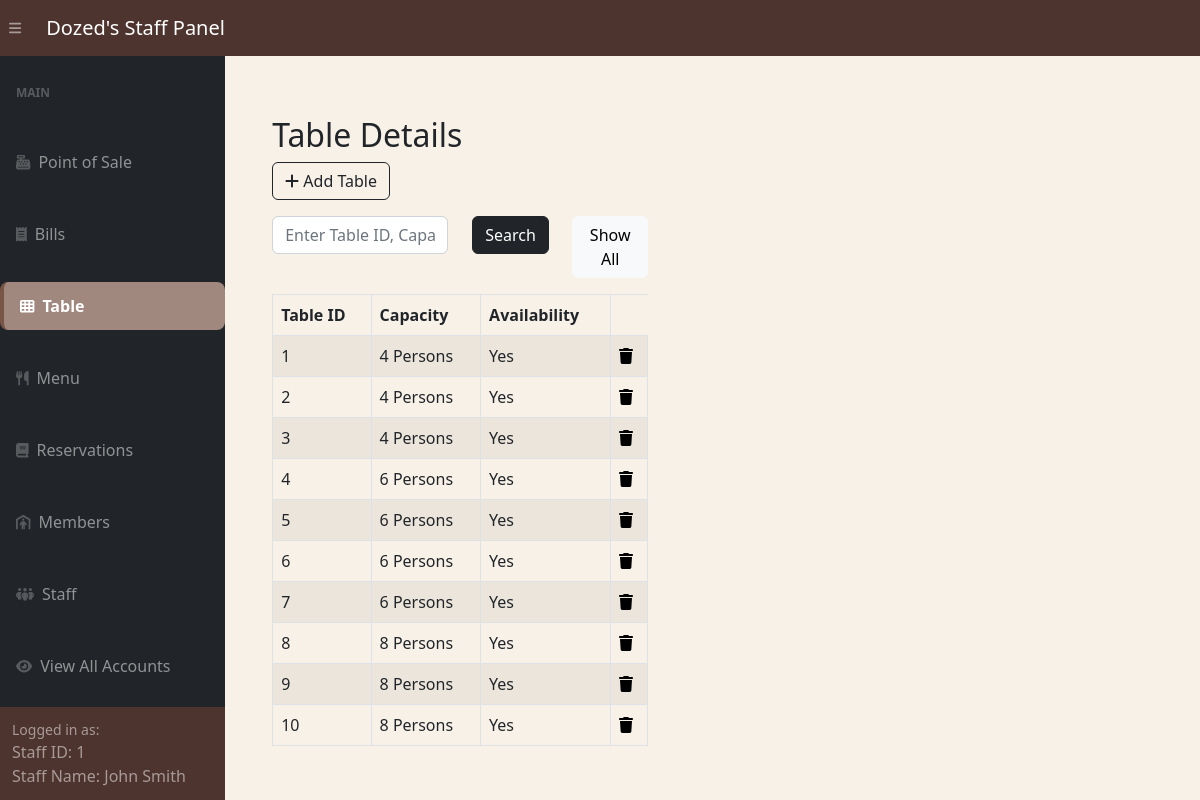
The page /adminSide/panel/table-panel.php (signed in) on the database its author committed.
### tables this page shows
CREATE TABLE IF NOT EXISTS Restaurant_Tables (
  table_id INT PRIMARY KEY AUTO_INCREMENT,
  capacity INT,
  is_available BOOLEAN
);

### adminSide/panel/table-panel.php (the view, shortened to what this page needs)
<?php  include '../inc/dashHeader.php'?>
<div class="wrapper">
        <div class="container-fluid pt-5 pl-600">
            <div class="row">
                <div class="m-50">
                    <div class="mt-5 mb-3">
                        <h2 class="pull-left">Table Details</h2>
                        <a href="../tableCrud/createTable.php" class="btn btn-outline-dark"><i class="fa fa-plus"></i> Add Table</a>
                    </div>
                    <div class="mb-3">
                    <form method="POST" action="#">
                        <div class="row">
                            <div class="col-md-6">
                                <input required type="text" id="search" name="search" class="form-control" placeholder="Enter Table ID, Capacity">
                            </div>
                            <div class="col-md-3" >
                                <button type="submit" class="btn btn-dark">Search</button>
                            </div>
                            <div class="col" style="text-align: right;" >
                                <a href="table-panel.php" class="btn btn-light">Show All</a>
                            </div>
                        </div>
                    </form>
                </div>
                    <?php
                    require_once "../config.php";
                    if (isset($_POST['search'])) {
                    if (!empty($_POST['search'])) {
                        $search = $_POST['search'];
                        $sql = "SELECT *
                                FROM Restaurant_Tables
                                WHERE table_id LIKE '%$search%' OR capacity LIKE '%$search%'
                                ORDER BY table_id;";
                    } else {
                        $sql = "SELECT *
                                FROM Restaurant_Tables
                                ORDER BY table_id;";
                    }
                } else {
                    $sql = "SELECT *
                            FROM Restaurant_Tables
                            ORDER BY table_id;";
                }
                    if($result = mysqli_query($link, $sql)){
                        if(mysqli_num_rows($result) > 0){
                            echo '<table class="table table-bordered table-striped">';
                                echo "<thead>";
                                    echo "<tr>";
                                        echo "<th>Table ID</th>";
                                        echo "<th>Capacity</th>";
                                        echo "<th>Availability</th>";
                                    echo "</tr>";
                                echo "</thead>";
                                echo "<tbody>";
                                while($row = mysqli_fetch_array($result)){
                                    echo "<tr>";
                                        echo "<td>" . $row['table_id'] . "</td>";
                                        echo "<td>" . $row['capacity'] . " Persons </td>";
                                        if ($row['is_available'] == true) {
                                            echo "<td>" . "Yes" . "</td>";
                                        } else {
                                            echo "<td>" . "No" . "</td>";
                                        }
                                        echo "<td>";
                                          echo '<a href="../tableCrud/deleteTableVerify.php?id='. $row['table_id'] .'" title="Delete Record" data-toggle="tooltip" '
                                                   . 'onclick="return confirm(\'Admin Permissions Required!\n\nAre you sure you want to delete this Table?\n\nThis will alter other modules related to this Table!\')"><span class="fa fa-trash text-black"></span></a>';
                                     echo "</td>";
                                    echo "</tr>";
                                }
                                echo "</tbody>";
                            echo "</table>";
                        } else{
                            echo '<div class="alert alert-danger"><em>No records were found.</em></div>';
                        }
                    } else{
                        echo "Oops! Something went wrong. Please try again later.";
                    }
                    ?>
                </div>
            </div>
        </div>
    </div>
<?php  include '../inc/dashFooter.php'?>

### adminSide/inc/dashHeader.php (style rules this page uses)
body { margin: 0; font-family: 'Segoe UI', Tahoma, Geneva, Verdana, sans-serif; background-color: #f8f1e7; }

### adminSide/panel/table-panel.php (style rules this page uses)
.wrapper { width: 50%; padding-left: 200px; padding-top: 20px }

### rows shown on the page
restaurant_tables: table_id "1", capacity "4", is_available "Yes"
restaurant_tables: table_id "2", capacity "4", is_available "Yes"
restaurant_tables: table_id "3", capacity "4", is_available "Yes"
restaurant_tables: table_id "4", capacity "6", is_available "Yes"
restaurant_tables: table_id "5", capacity "6", is_available "Yes"
restaurant_tables: table_id "6", capacity "6", is_available "Yes"
restaurant_tables: table_id "7", capacity "6", is_available "Yes"
restaurant_tables: table_id "8", capacity "8", is_available "Yes"
restaurant_tables: table_id "9", capacity "8", is_available "Yes"
restaurant_tables: table_id "10", capacity "8", is_available "Yes"

### other values the page prints
$_SESSION['logged_account_id'] "1"
$_SESSION['logged_staff_name'] "John Smith"
